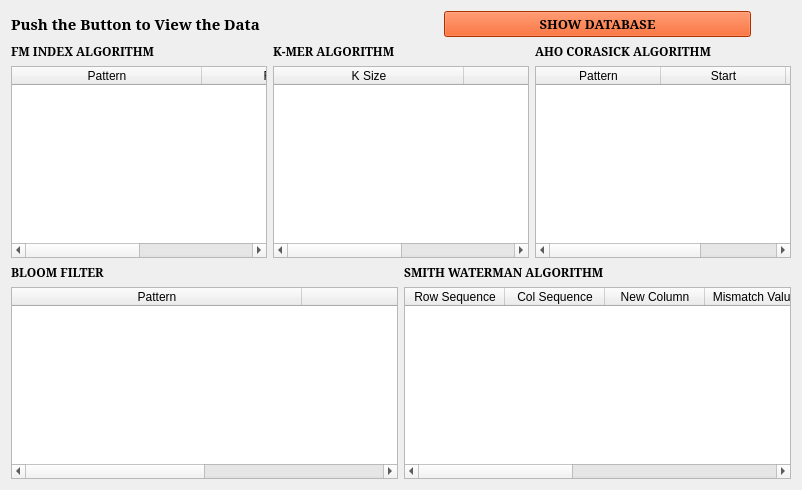
      <widget class="QWidget" name="main_page">
       <layout class="QGridLayout" name="gridLayout_27">
        <item row="0" column="0">
         <layout class="QVBoxLayout" name="verticalLayout_13">
          <item>
           <layout class="QHBoxLayout" name="horizontalLayout_12">
            <item>
             <widget class="QLabel" name="label_7">
              <property name="sizePolicy">
               <sizepolicy hsizetype="Expanding" vsizetype="Preferred">
                <horstretch>0</horstretch>
                <verstretch>0</verstretch>
               </sizepolicy>
              </property>
              <property name="font">
               <font>
                <family>Garamond</family>
                <pointsize>11</pointsize>
                <weight>75</weight>
                <bold>true</bold>
               </font>
              </property>
              <property name="text">
               <string>Push the Button to View the Data</string>
              </property>
             </widget>
            </item>
            <item>
             <layout class="QGridLayout" name="gridLayout_28">
              <item row="0" column="1">
               <widget class="QPushButton" name="showdbbttn">
                <property name="sizePolicy">
                 <sizepolicy hsizetype="Expanding" vsizetype="Preferred">
                  <horstretch>0</horstretch>
                  <verstretch>0</verstretch>
                 </sizepolicy>
                </property>
                <property name="maximumSize">
                 <size>
                  <width>600</width>
                  <height>40</height>
                 </size>
                </property>
                <property name="font">
                 <font>
                  <family>Garamond</family>
                  <pointsize>10</pointsize>
                  <weight>75</weight>
                  <bold>true</bold>
                 </font>
                </property>
                <property name="styleSheet">
                 <string notr="true">background-color: rgb(239, 70, 1);</string>
                </property>
                <property name="text">
                 <string>SHOW DATABASE</string>
                </property>
               </widget>
              </item>
              <item row="0" column="0">
               <spacer name="horizontalSpacer_31">
                <property name="orientation">
                 <enum>Qt::Horizontal</enum>
                </property>
                <property name="sizeType">
                 <enum>QSizePolicy::Preferred</enum>
                </property>
                <property name="sizeHint" stdset="0">
                 <size>
                  <width>40</width>
                  <height>20</height>
                 </size>
                </property>
               </spacer>
              </item>
              <item row="0" column="2">
               <spacer name="horizontalSpacer_32">
                <property name="orientation">
                 <enum>Qt::Horizontal</enum>
                </property>
                <property name="sizeType">
                 <enum>QSizePolicy::Preferred</enum>
                </property>
                <property name="sizeHint" stdset="0">
                 <size>
                  <width>40</width>
                  <height>20</height>
                 </size>
                </property>
               </spacer>
              </item>
             </layout>
            </item>
           </layout>
          </item>
          <item>
           <layout class="QHBoxLayout" name="horizontalLayout_25">
            <item>
             <layout class="QVBoxLayout" name="verticalLayout_45">
              <item>
               <widget class="QLabel" name="label_25">
                <property name="sizePolicy">
                 <sizepolicy hsizetype="Expanding" vsizetype="Preferred">
                  <horstretch>0</horstretch>
                  <verstretch>0</verstretch>
                 </sizepolicy>
                </property>
                <property name="font">
                 <font>
                  <family>Garamond</family>
                  <pointsize>9</pointsize>
                  <weight>75</weight>
                  <bold>true</bold>
                 </font>
                </property>
                <property name="text">
                 <string>FM INDEX ALGORITHM</string>
                </property>
               </widget>
              </item>
              <item>
               <widget class="QTableWidget" name="fmdb">
                <attribute name="horizontalHeaderDefaultSectionSize">
                 <number>190</number>
                </attribute>
                <column>
                 <property name="text">
                  <string>Pattern</string>
                 </property>
                </column>
                <column>
                 <property name="text">
                  <string>Found Index</string>
                 </property>
                </column>
               </widget>
              </item>
             </layout>
            </item>
            <item>
             <layout class="QVBoxLayout" name="verticalLayout_42">
              <item>
               <widget class="QLabel" name="label_26">
                <property name="sizePolicy">
                 <sizepolicy hsizetype="Expanding" vsizetype="Preferred">
                  <horstretch>0</horstretch>
                  <verstretch>0</verstretch>
                 </sizepolicy>
                </property>
                <property name="font">
                 <font>
                  <family>Garamond</family>
                  <pointsize>9</pointsize>
                  <weight>75</weight>
                  <bold>true</bold>
                 </font>
                </property>
                <property name="text">
                 <string>K-MER ALGORITHM </string>
                </property>
               </widget>
              </item>
              <item>
               <widget class="QTableWidget" name="kmerdb">
                <attribute name="horizontalHeaderDefaultSectionSize">
                 <number>190</number>
                </attribute>
                <column>
                 <property name="text">
                  <string>K Size</string>
                 </property>
                </column>
                <column>
                 <property name="text">
                  <string>Top 5</string>
                 </property>
                </column>
               </widget>
              </item>
             </layout>
            </item>
            <item>
             <layout class="QVBoxLayout" name="verticalLayout_39">
              <item>
               <widget class="QLabel" name="label_31">
                <property name="sizePolicy">
                 <sizepolicy hsizetype="Expanding" vsizetype="Preferred">
                  <horstretch>0</horstretch>
                  <verstretch>0</verstretch>
                 </sizepolicy>
                </property>
                <property name="font">
                 <font>
                  <family>Garamond</family>
                  <pointsize>9</pointsize>
                  <weight>75</weight>
                  <bold>true</bold>
                 </font>
                </property>
                <property name="text">
                 <string>AHO CORASICK ALGORITHM</string>
                </property>
               </widget>
              </item>
              <item>
               <widget class="QTableWidget" name="ahodb">
                <attribute name="horizontalHeaderDefaultSectionSize">
                 <number>125</number>
                </attribute>
                <column>
                 <property name="text">
                  <string>Pattern</string>
                 </property>
                </column>
                <column>
                 <property name="text">
                  <string>Start</string>
                 </property>
                </column>
                <column>
                 <property name="text">
                  <string>Finish</string>
                 </property>
                </column>
               </widget>
              </item>
             </layout>
            </item>
           </layout>
          </item>
          <item>
           <layout class="QHBoxLayout" name="horizontalLayout_26">
            <item>
             <layout class="QVBoxLayout" name="verticalLayout_48">
              <item>
               <widget class="QLabel" name="label_33">
                <property name="sizePolicy">
                 <sizepolicy hsizetype="Expanding" vsizetype="Preferred">
                  <horstretch>0</horstretch>
                  <verstretch>0</verstretch>
                 </sizepolicy>
                </property>
                <property name="font">
                 <font>
                  <family>Garamond</family>
                  <pointsize>9</pointsize>
                  <weight>75</weight>
                  <bold>true</bold>
                 </font>
                </property>
                <property name="text">
                 <string>BLOOM FILTER</string>
                </property>
               </widget>
              </item>
              <item>
               <widget class="QTableWidget" name="bloomdb">
                <attribute name="horizontalHeaderDefaultSectionSize">
                 <number>290</number>
                </attribute>
                <column>
                 <property name="text">
                  <string>Pattern</string>
                 </property>
                </column>
                <column>
                 <property name="text">
                  <string>Output</string>
                 </property>
                </column>
               </widget>
              </item>
             </layout>
            </item>
            <item>
             <layout class="QVBoxLayout" name="verticalLayout_47">
              <item>
               <widget class="QLabel" name="label_35">
                <property name="sizePolicy">
                 <sizepolicy hsizetype="Expanding" vsizetype="Preferred">
                  <horstretch>0</horstretch>
                  <verstretch>0</verstretch>
                 </sizepolicy>
                </property>
                <property name="font">
                 <font>
                  <family>Garamond</family>
                  <pointsize>9</pointsize>
                  <weight>75</weight>
                  <bold>true</bold>
                 </font>
                </property>
                <property name="text">
                 <string>SMITH WATERMAN ALGORITHM</string>
                </property>
               </widget>
              </item>
              <item>
               <widget class="QTableWidget" name="smithdb">
                <column>
                 <property name="text">
                  <string>Row Sequence</string>
                 </property>
                </column>
                <column>
                 <property name="text">
                  <string>Col Sequence</string>
                 </property>
                </column>
                <column>
                 <property name="text">
                  <string>New Column</string>
                 </property>
                </column>
                <column>
                 <property name="text">
                  <string>Mismatch Value</string>
                 </property>
                </column>
                <column>
                 <property name="text">
                  <string>Gap Value</string>
                 </property>
                </column>
                <column>
                 <property name="text">
                  <string>Identities</string>
                 </property>
                </column>
                <column>
                 <property name="text">
                  <string>Gap</string>
                 </property>
                </column>
               </widget>
              </item>
             </layout>
            </item>
           </layout>
          </item>
         </layout>
        </item>
       </layout>
      </widget>
